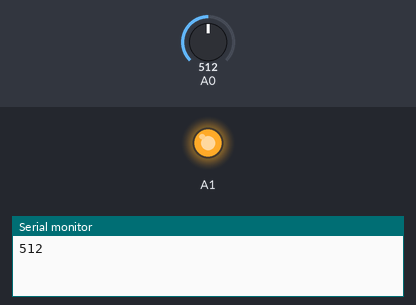
The sketch below on a simulated Arduino Uno, built with avr-gcc and run on an emulated ATmega328P. Parts: output pins drawn as LEDs (lit = HIGH), the last lines printed to the serial monitor. The inputs (shaded band) are chosen by the test bench; at power-on: A0 = 512.

Above: at 1.2 s.
1.3 s: A0 set to 134
2.8 s: A0 set to 122
At 4.0 s:
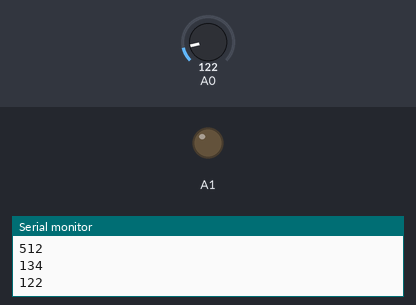
4.3 s: A0 set to 306
At 5.2 s:
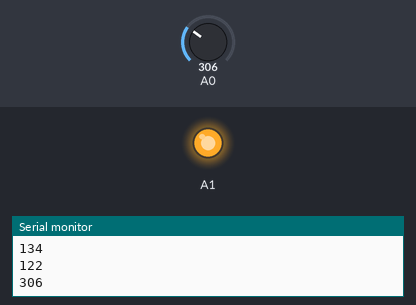
5.8 s: A0 set to 0
At 6.3 s:
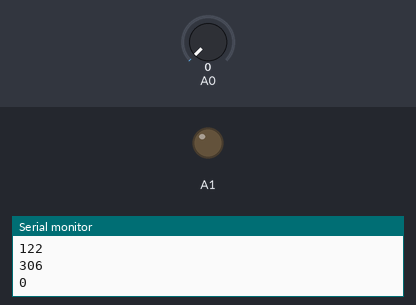
Timing chart, 0 to 8.3 s (numbered marks = the images above; inputs shaded):
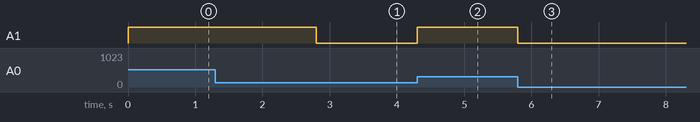

Measured:
- the behaviour switches between 128 and 127 on A0 (found by bisection; images 0 and 1)
- after the input at 2.8 s, A1: HIGH → LOW at once
- after the input at 4.3 s, A1: LOW → HIGH at once
- after the input at 5.8 s, A1: HIGH → LOW at once

The sketch:

analog_read.ino
```cpp
int prevValue;
int currValue;
void setup() {
  Serial.begin(9600);
  pinMode(A0,INPUT);
  pinMode(A1,OUTPUT);
 prevValue = currValue = 0;
}
void loop() {
 currValue = analogRead(A0);
 if (currValue != prevValue) {
    Serial.println(currValue);
    analogWrite(A1,currValue);
    prevValue = currValue;
 }
 delay;
}
```
